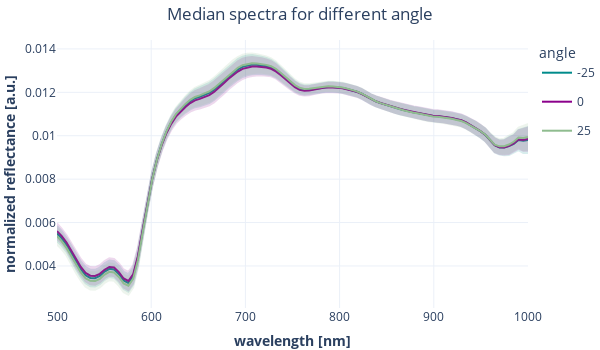

The notebook cell this image was saved under:
### Markdown cell above
We will use this table to report an averaged median spectra curve per angle (average from all subjects). The standard deviation is indicated by the variation across subjects.

### Code cell
fig = go.Figure()
angle_colors = {
    -25: "#008B8B",
    0: "#8B008B",
    25: "#8FBC8F",
}

for angle in dfg["angle"].unique():
    dfa = dfg[dfg["angle"] == angle]

    mean = np.mean(np.stack(dfa["median_normalized_spectrum"]), axis=0)
    std = np.std(np.stack(dfa["median_normalized_spectrum"]), axis=0)

    fig = add_std_fill(
        fig,
        mid_line=mean,
        std_range=std,
        x=tivita_wavelengths(),
        linecolor=angle_colors[angle],
        label=str(angle),
    )

fig.update_layout(margin=dict(l=0, r=0, t=40, b=0))
fig.update_layout(height=350, width=600, template="plotly_white")
fig.update_layout(title_text="Median spectra for different angle", title_x=0.5)
fig.update_layout(legend_title_text="angle")
fig.update_yaxes(title="<b>normalized reflectance [a.u.]</b>")
fig.update_xaxes(title="<b>wavelength [nm]</b>")
